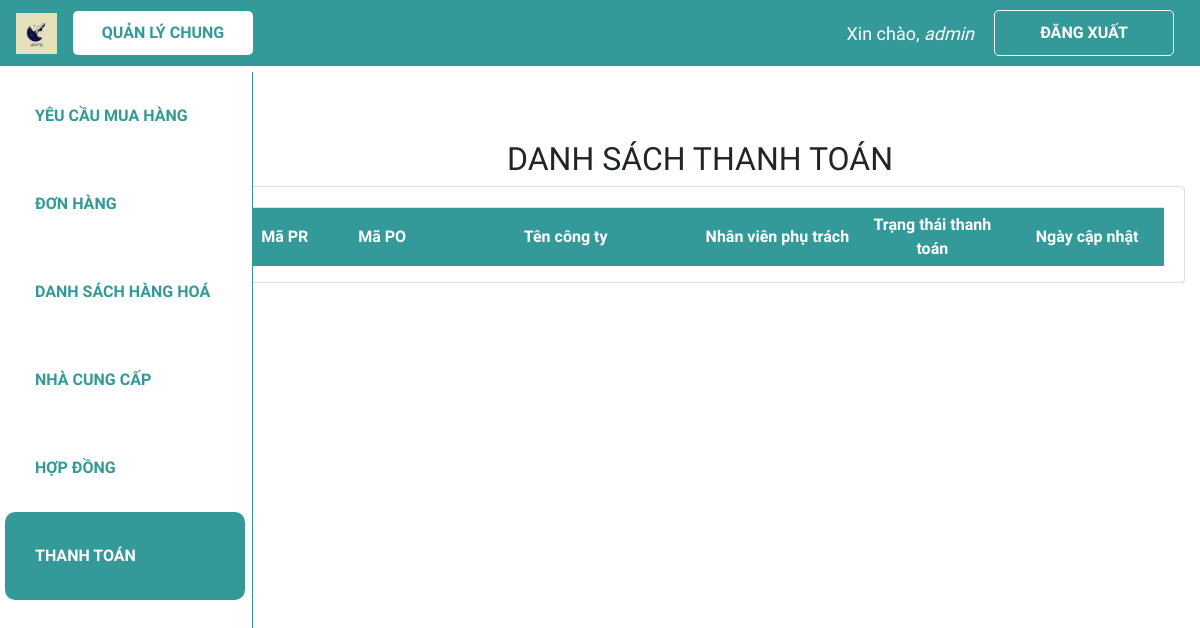
Page /dstt/ (signed in) on the earlier database version.
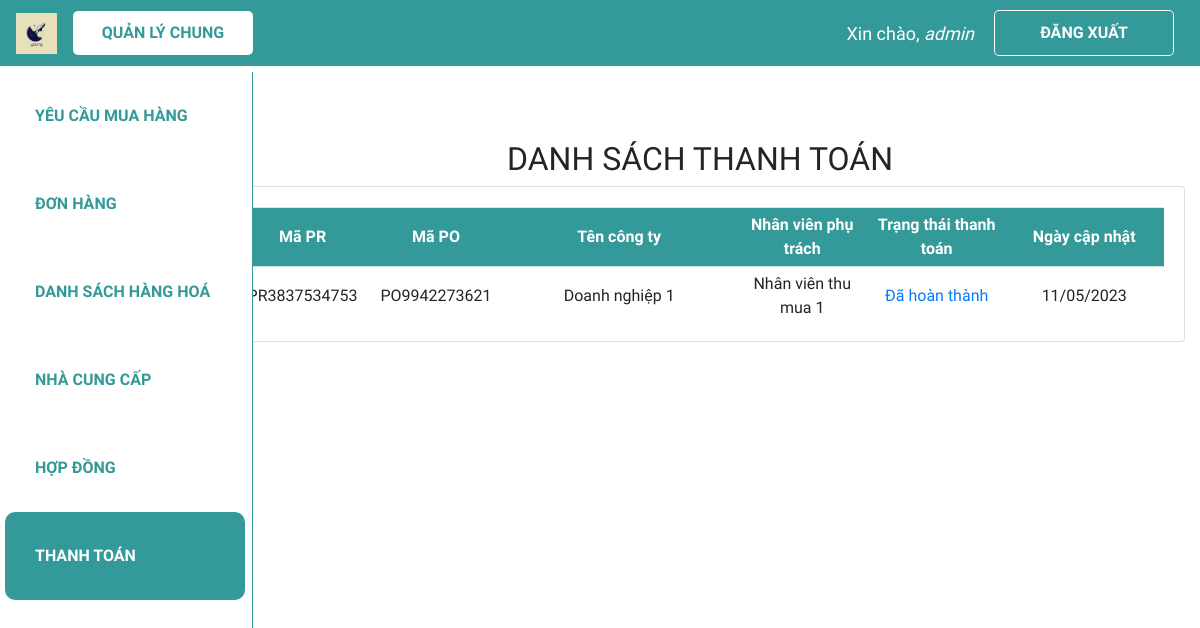
Same page on the later database version.
### web_core/models.py (models this page shows, shortened)
class THANHTOAN(models.Model):
    danh_muc_trang_thai = (
        ('Đang chờ thanh toán', 'Đang chờ thanh toán'),
        ('Đã thanh toán lần 1', 'Đã thanh toán lần 1'),
        ('Đã hoàn thành', 'Đã hoàn thành')
    )
    ma_TT = ShortUUIDField(
        verbose_name='Mã thanh toán',
        length=10,
        max_length=12,
        prefix="TT",
        alphabet="0123456789",
        primary_key=True
    )
    ma_nhan_vien_tao = models.ForeignKey(NHANVIEN, on_delete = models.SET_NULL, verbose_name = 'Mã nhân viên tạo', related_name = 'nv_tao_tt', blank = True, null = True)
    ma_nhan_vien_tt = models.ForeignKey(NHANVIEN, on_delete = models.SET_NULL, verbose_name = 'Mã nhân viên thanh toán', related_name = 'nv_tt', blank = True, null = True)
    ma_PO = models.ForeignKey(PO, on_delete = models.SET_NULL, verbose_name = 'Mã PO', blank = True, null = True)
    ma_HD = models.ForeignKey(HOPDONG, on_delete = models.SET_NULL, verbose_name = 'Mã hợp đồng', blank = True, null = True)
    ngay_tao = models.DateTimeField('Ngày tạo', auto_now_add = True)
    so_tien = models.PositiveBigIntegerField('Số tiền đã thanh toán', validators = [MinValueValidator(0)], default = 0)
    ngay_cap_nhat = models.DateTimeField('Ngày cập nhật', default = datetime.now)
    trang_thai = models.CharField('Trạng thái thanh toán', max_length = 100, choices=danh_muc_trang_thai, default = 'Đang chờ thanh toán')
    chung_tu_thanh_toan = models.ImageField('Chứng từ thanh toán', max_length = 200, blank = True, null = True)

class PO(models.Model):
    danh_muc_trang_thai = (
        ('Chờ phê duyệt', 'Chờ phê duyệt'),
        ('Đang thực hiện', 'Đang thực hiện'),
        ('Đã nhận hàng', 'Đã nhận hàng'),
        ('Đã hoàn thành', 'Đã hoàn thành'),
    )
    ma_PO = ShortUUIDField(
        verbose_name='Mã PO',
        length=10,
        max_length=12,
        prefix="PO",
        alphabet="0123456789",
        primary_key=True
    )
    ma_PR = models.ForeignKey(PR, on_delete = models.CASCADE, verbose_name = 'Mã PR', blank = True, null = True)
    ma_hang_hoa = models.ForeignKey(HANGHOA, on_delete = models.CASCADE, verbose_name = 'Mã hàng hoá', blank = True, null = True)
    so_luong = models.IntegerField('Số lượng', validators = [MinValueValidator(0)], default = 0)
    ma_hop_dong = models.ForeignKey(HOPDONG, on_delete = models.SET_NULL, verbose_name = 'Mã hợp đồng', blank = True, null = True)
    ma_nhan_vien_tao = models.ForeignKey(NHANVIEN, on_delete=models.SET_NULL, verbose_name = 'Mã nhân viên tạo', related_name = 'nv_tao_PO', null=True)
    ma_ncc = models.ForeignKey(NCC, on_delete = models.SET_NULL, verbose_name = 'Mã nhà cung cấp', blank = True, null = True)
    ngay_tao = models.DateTimeField('Ngày tạo', default = datetime.now)
    ngay_cap_nhat = models.DateTimeField('Ngày cập nhật', default = datetime.now)
    ngay_du_kien_nhan = models.DateTimeField('Ngày dự kiến nhận', blank = True, null = True)
    so_tien_thanh_toan = models.PositiveBigIntegerField('Số tiền thanh toán', validators=[MinValueValidator(0)], default = 0)
    trang_thai = models.CharField('Trạng thái PO', max_length = 100, choices=danh_muc_trang_thai, default='Chờ phê duyệt', blank = True, null = True)
    ma_quan_ly_duyet = models.ForeignKey(NHANVIEN, on_delete = models.SET_NULL, verbose_name = 'Mã quản lý duyệt', related_name = 'quan_ly', blank = True, null = True)

class PR(models.Model):
    danh_muc_trang_thai = (
        ('Chờ phân công', 'Chờ phân công'),
        ('Đang thực hiện', 'Đang thực hiện'),
        ('Đã hoàn thành', 'Đã hoàn thành'),
    )
    ma_PR = ShortUUIDField(
        verbose_name='Mã PR',
        length=10,
        max_length=12,
        prefix="PR",
        alphabet="0123456789",
        primary_key=True
    )
    ma_nhan_vien_tao = models.ForeignKey(NHANVIEN, on_delete = models.CASCADE, verbose_name = 'Mã nhân viên tạo', related_name = 'nv_tao_PR', blank = True, null = True)
    ma_nhan_vien_phu_trach = models.ForeignKey(NHANVIEN, on_delete = models.SET_NULL, verbose_name = 'Mã nhân viên phụ trách',  related_name = 'nv_phutrach_PR', blank = True, null = True)
    ngay_tao = models.DateTimeField('Ngày tạo', default = datetime.now)
    ngay_cap_nhat = models.DateField('Ngày cập nhật', default = datetime.now)
    ten_PR = models.CharField('Tên PR', max_length = 300)
    trang_thai = models.CharField('Trạng thái PR', max_length = 100, choices=danh_muc_trang_thai, default='Chờ phân công', null=True)

class NCC(models.Model):
    ma_NCC = ShortUUIDField(
        verbose_name='Mã nhà cung cấp',
        length=10,
        max_length=12,
        prefix="NC",
        alphabet="0123456789",
        primary_key=True
    )
    ma_nhan_vien_tao = models.ForeignKey(NHANVIEN, on_delete = models.SET_NULL, verbose_name = 'Mã nhân viên tạo', blank = True, null = True)
    ma_so_thue = models.CharField('Mã số thuế', max_length = 20, null=True)
    ma_hang_hoa = models.ManyToManyField(HANGHOA, verbose_name = 'Mã hàng hoá', blank = True)
    ten_doanh_nghiep = models.CharField('Tên doanh nghiệp', max_length = 100, null=True)
    dia_chi = models.CharField('Địa chỉ', max_length = 300, null=True)
    nguoi_lien_he = models.CharField('Người liên hệ', max_length = 100, blank=True, null=True)
    sdt = models.CharField('Số điện thoại', max_length = 20, null=True)
    email = models.EmailField('Email', max_length = 100, blank=True, null=True)
    stk = models.CharField('Thông tin chuyển khoản', max_length = 100, blank=True, null=True)
    giay_phep = models.CharField('Giấy phép', max_length = 100, blank=True, null=True)
    nang_luc_hang_hoa = models.CharField('Năng lực hàng hoá', max_length = 100, blank=True, null=True)
    ngay_cap_nhat = models.DateTimeField('Ngày cập nhật', default=datetime.now)
    cong_no = models.CharField('Công nợ', max_length = 500, blank=True, null=True)
    file_bao_gia =  models.CharField('File báo giá', max_length=500, blank=True, null=True)

class NHANVIEN(models.Model):
    danh_muc_phong_ban = (
        ('Thu mua', 'Thu mua'),
        ('Kho', 'Kho'),
        ('Kế toán', 'Kế toán'),
        ('Khác', 'Khác')
    )
    danh_muc_chuc_vu = (
        ('Quản lí', 'Quản lí'),
        ('Nhân viên', 'Nhân viên'),
    )
    user = models.OneToOneField(User, null=True, blank=True, on_delete=models.CASCADE)
    ma_NV = ShortUUIDField(
        verbose_name='Mã nhân viên',
        length=10,
        max_length=12,
        prefix="NV",
        alphabet="0123456789",
        primary_key=True
    )
    ho_ten = models.CharField('Họ tên', max_length = 100, null=True)
    phong_ban = models.CharField('Phòng ban', max_length = 50, choices=danh_muc_phong_ban, null=True)
    chuc_vu = models.CharField('Chức vụ', max_length = 50, choices=danh_muc_chuc_vu, null=True)

### web_core/decorators.py (the view)
        def wrapper_func(request, *args, **kwargs):
            group = None
            if request.user.groups.exists():
                group = request.user.groups.all()
            if len(group) > 2 and any(role.name in allowed_roles for role in group):
                return view_func(request, *args, **kwargs)
            elif group[0].name in allowed_roles:
                return view_func(request, *args, **kwargs)
            else:
                return HttpResponse('Not authorized')

### web_core/templatetags/index.py (called while the page is built)
@register.filter
def first_group_name(user):
    groups = user.groups.all()
    if groups:
        return groups[0].name
    return ''

### web_core/views.py (called while the page is built)
@allowed_users(['thumua', 'ketoan', 'quanly'])
@login_required(login_url='login')
def dstt(request):
    dstt = THANHTOAN.objects.all().order_by('-ngay_cap_nhat')
    context = {'dstt':dstt}
    return render(request, 'web_core/dstt.html', context)

### web_core/templates/web_core/dstt.html (shortened to what this page needs)
{% extends 'web_core/main.html' %}
{% block content %}
<h2 class="table-title" style>DANH SÁCH THANH TOÁN</h2>
{% load index %}
<div class="card card-body">
    <table class='table table-sm'>
        <tr class="table-head">
            <th class="small-content">Mã PR</th>
            <th class="small-content">Mã PO</th>
            <th class="large-content">Tên công ty</th>
            <th class="mid-content">Nhân viên phụ trách</th>
            <th class="mid-content">Trạng thái thanh toán</th>
            <th class="mid-content">Ngày cập nhật</th>
        </tr>
        {% for tt in dstt %}
        <tr>
            <td class="small-content">{{tt.ma_PO.ma_PR.ma_PR}}</td>
            <td class="small-content">{{tt.ma_PO.ma_PO}}</td>
            <td class="large-content">{{tt.ma_PO.ma_ncc.ten_doanh_nghiep}}</td>
            <td class="mid-content">{{tt.ma_nhan_vien_tao.ho_ten}}</td>
            <td class="mid-content"><a href="{% url 'quanli_xem_tt' tt.ma_TT %}">{{tt.trang_thai}}</a></td>
            <td class="mid-content">{{tt.ngay_cap_nhat|date:"d/m/Y"}}</td>
        </tr>
        {% endfor %}
    </table>
</div>
{% endblock %}

Differences in the rows shown:
added THANHTOAN: ma_PO.ma_PR.ma_PR "PR3837534753", ma_PO.ma_PO "PO9942273621", ma_PO.ma_ncc.ten_doanh_nghiep "Doanh nghiệp 1", ma_nhan_vien_tao.ho_ten "Nhân viên thu mua 1", trang_thai "Đã hoàn thành", ngay_cap_nhat "11/05/2023"
